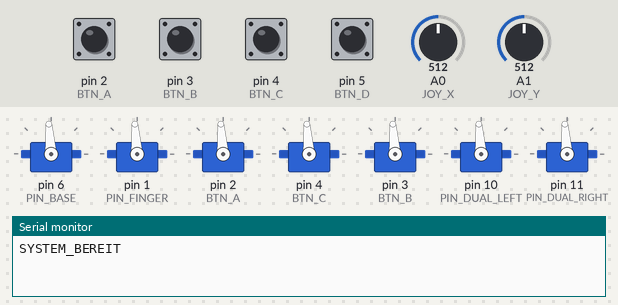
Bench run of a sketch on a simulated Arduino Uno, built with avr-gcc and run on an emulated ATmega328P. On the bench: 7 × servo, the last lines printed to the serial monitor. Wiring (inferred from the names in the program): PCA9685 PWM driver at I2C address 0x40. The test bench sets the inputs (shaded band); at power-on: pin 2 (BTN_A), pin 3 (BTN_B), pin 4 (BTN_C), pin 5 (BTN_D) HIGH, A0 (JOY_X) = 512, A1 (JOY_Y) = 512. Servo pulses on a pin are drawn as a servo (544–2400 µs = 0–180°).

Above: at 1.4 s.
1.5 s: A0 (JOY_X) set to 543
3.0 s: A0 (JOY_X) set to 564
At 3.4 s:
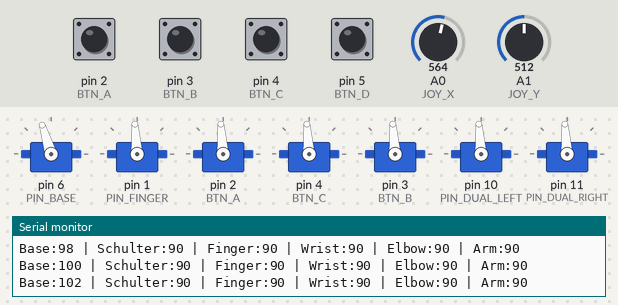
6.0 s: pin 2 (BTN_A) pulled LOW for 1 s
At 7.8 s:
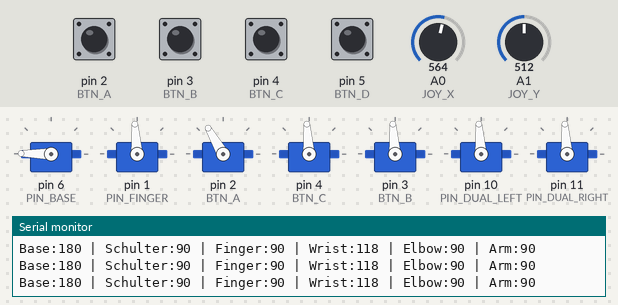
9.0 s: A1 (JOY_Y) set to 535
12.0 s: A1 (JOY_Y) set to 568
At 12.49 s:
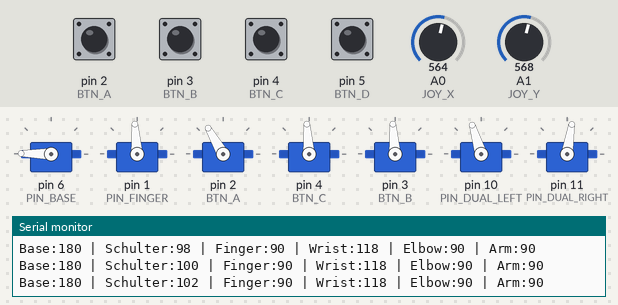
15.0 s: pin 3 (BTN_B) pulled LOW for 1 s
At 16.8 s:
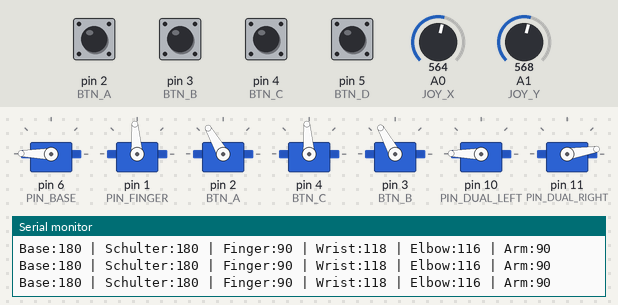
Timing chart, 0 to 18.3 s (numbered marks = the images above; inputs shaded):
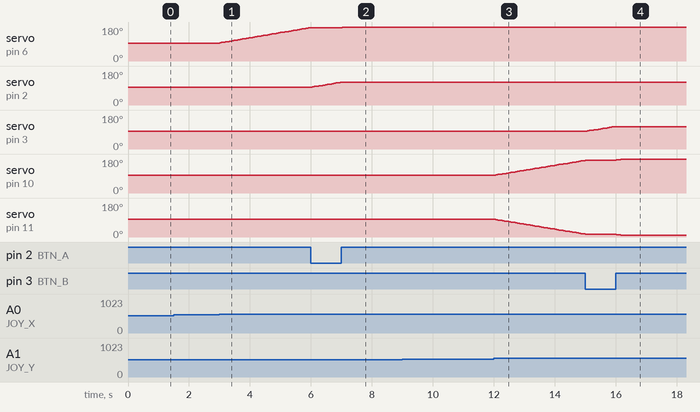

The sketch:

DasteAbas_Joystick.ino
```cpp
#include <Wire.h>


// ---------------------------------------------------------------------------
// 1. HARDWARE CONSTANTS & PCA9685 CHANNELS
// ---------------------------------------------------------------------------
#define PCA9685_ADDRESS 0x40


#define MODE1     0x00
#define PRESCALE  0xFE
#define LED0_ON_L 0x06


// Standard PCA9685 PWM Impulse für 50Hz (ca. 0.5ms bis 2.5ms)
#define PULSE_MIN 130 // 0 Grad
#define PULSE_MAX 490 // 180 Grad


// Servo PCA9685 Channels
#define PIN_BASE       6
#define PIN_FINGER     1
#define PIN_WRIST      2
#define PIN_ELBOW      3
#define PIN_ARM        4
#define PIN_DUAL_LEFT  10
#define PIN_DUAL_RIGHT 11


// Funduino Shield Pins
#define JOY_X   A0
#define JOY_Y   A1
#define BTN_A   2
#define BTN_B   3
#define BTN_C   4
#define BTN_D   5


// ---------------------------------------------------------------------------
// 2. STATE VARIABLES & DEADBAND CONFIGURATION
// ---------------------------------------------------------------------------
int ANGLE_STEP = 2; // Grad pro Update


// Startwinkel
int angleBase   = 90;
int angleFinger = 90;
int angleWrist  = 90;
int angleArm    = 90;
int angleElbow  = 90;
int angleDual   = 90;


// Variablen für automatische Kalibrierung der Joystick-Mitte
int joyXCenter = 512;
int joyYCenter = 512;
const int DEADZONE = 40; // Empfindlicher Bereich um die Mitte


// ---------------------------------------------------------------------------
// 3. LOW-LEVEL PCA9685 DRIVER FUNCTIONS
// ---------------------------------------------------------------------------
void writeRegister(byte reg, byte value) {
  Wire.beginTransmission(PCA9685_ADDRESS);
  Wire.write(reg);
  Wire.write(value);
  Wire.endTransmission();
}


void setServo(byte channel, int pulse) {
  byte reg = LED0_ON_L + 4 * channel;


  Wire.beginTransmission(PCA9685_ADDRESS);
  Wire.write(reg);
  Wire.write(0);
  Wire.write(0);
  Wire.write(pulse & 0xFF);
  Wire.write(pulse >> 8);
  Wire.endTransmission();
}


void setServoAngle(byte channel, int angle) {
  angle = constrain(angle, 0, 180);
  int pulse = map(angle, 0, 180, PULSE_MIN, PULSE_MAX);
  setServo(channel, pulse);
}


void setDualOpposingServos(int leftAngle) {
  leftAngle = constrain(leftAngle, 0, 180);
  int rightAngle = 180 - leftAngle; // Spiegelung für Schulter

  setServoAngle(PIN_DUAL_LEFT, leftAngle);
  setServoAngle(PIN_DUAL_RIGHT, rightAngle);
}


void updateServos() {
  setServoAngle(PIN_BASE, angleBase);
  setServoAngle(PIN_FINGER, angleFinger);
  setServoAngle(PIN_WRIST, angleWrist);
  setServoAngle(PIN_ARM, angleArm);
  setServoAngle(PIN_ELBOW, angleElbow);
  setDualOpposingServos(angleDual);
}


// ---------------------------------------------------------------------------
// 4. SETUP & MAIN LOOP
// ---------------------------------------------------------------------------
void setup() {
  Serial.begin(9600);
  Wire.begin();


  pinMode(BTN_A, INPUT_PULLUP);
  pinMode(BTN_B, INPUT_PULLUP);
  pinMode(BTN_C, INPUT_PULLUP);
  pinMode(BTN_D, INPUT_PULLUP);


  // PCA9685 Reset & Setup für 50Hz Servos
  writeRegister(MODE1, 0x00);
  delay(10);
  writeRegister(MODE1, 0x10); // Sleep Modus aktivieren
  writeRegister(PRESCALE, 121); // 50 Hz Frequenz
  writeRegister(MODE1, 0x00); // Sleep Modus beenden
  delay(10);
  writeRegister(MODE1, 0xA1); // Auto-Increment aktivieren


  // Joystick-Mitte beim Einschalten messen
  long sumX = 0, sumY = 0;
  for (int i = 0; i < 20; i++) {
    sumX += analogRead(JOY_X);
    sumY += analogRead(JOY_Y);
    delay(10);
  }
  joyXCenter = sumX / 20;
  joyYCenter = sumY / 20;


  updateServos();
  Serial.println("SYSTEM_BEREIT");
}


void loop() {
  int xVal = analogRead(JOY_X);
  int yVal = analogRead(JOY_Y);


  bool btnA = (digitalRead(BTN_A) == LOW);
  bool btnB = (digitalRead(BTN_B) == LOW);
  bool btnC = (digitalRead(BTN_C) == LOW);
  bool btnD = (digitalRead(BTN_D) == LOW);


  bool moved = false;


  // -------------------------------------------------------------------------
  // BUTTON A: Wrist / Handgelenk (Joystick X)
  // -------------------------------------------------------------------------
  if (btnA) {
    if (xVal < (joyXCenter - DEADZONE)) { angleWrist = constrain(angleWrist - ANGLE_STEP, 0, 180); moved = true; }
    if (xVal > (joyXCenter + DEADZONE)) { angleWrist = constrain(angleWrist + ANGLE_STEP, 0, 180); moved = true; }
  }
  // -------------------------------------------------------------------------
  // BUTTON B: Elbow / Ellbogen (Joystick Y)
  // -------------------------------------------------------------------------
  else if (btnB) {
    if (yVal < (joyYCenter - DEADZONE)) { angleElbow = constrain(angleElbow - ANGLE_STEP, 0, 180); moved = true; }
    if (yVal > (joyYCenter + DEADZONE)) { angleElbow = constrain(angleElbow + ANGLE_STEP, 0, 180); moved = true; }
  }
  // -------------------------------------------------------------------------
  // BUTTON C: Finger / Greifer (Joystick X)
  // -------------------------------------------------------------------------
  else if (btnC) {
    if (xVal < (joyXCenter - DEADZONE)) { angleFinger = constrain(angleFinger - ANGLE_STEP, 0, 180); moved = true; }
    if (xVal > (joyXCenter + DEADZONE)) { angleFinger = constrain(angleFinger + ANGLE_STEP, 0, 180); moved = true; }
  }
  // -------------------------------------------------------------------------
  // BUTTON D: Arm / Oberarm (Joystick Y)
  // -------------------------------------------------------------------------
  else if (btnD) {
    if (yVal < (joyYCenter - DEADZONE)) { angleArm = constrain(angleArm - ANGLE_STEP, 0, 180); moved = true; }
    if (yVal > (joyYCenter + DEADZONE)) { angleArm = constrain(angleArm + ANGLE_STEP, 0, 180); moved = true; }
  }
  // -------------------------------------------------------------------------
  // KEIN KNOPF: Base (Joystick X) & Schulter (Joystick Y)
  // -------------------------------------------------------------------------
  else {
    // Base Drehung
    if (xVal < (joyXCenter - DEADZONE)) { angleBase = constrain(angleBase - ANGLE_STEP, 0, 180); moved = true; }
    if (xVal > (joyXCenter + DEADZONE)) { angleBase = constrain(angleBase + ANGLE_STEP, 0, 180); moved = true; }


    // Schulter Heben / Senken
    if (yVal < (joyYCenter - DEADZONE)) { angleDual = constrain(angleDual - ANGLE_STEP, 0, 180); moved = true; }
    if (yVal > (joyYCenter + DEADZONE)) { angleDual = constrain(angleDual + ANGLE_STEP, 0, 180); moved = true; }
  }


  // Bei Bewegung ausführen und Daten senden
  if (moved) {
    updateServos();


    Serial.print("Base:"); Serial.print(angleBase);
    Serial.print(" | Schulter:"); Serial.print(angleDual);
    Serial.print(" | Finger:"); Serial.print(angleFinger);
    Serial.print(" | Wrist:"); Serial.print(angleWrist);
    Serial.print(" | Elbow:"); Serial.print(angleElbow);
    Serial.print(" | Arm:"); Serial.println(angleArm);
  }


  delay(30);
}
```

CP_Version_IK.cpp
```cpp
#include <Wire.h>

// ---------------------------------------------------------------------------
// 1. HARDWARE CONSTANTS & PCA9685 CHANNELS
// ---------------------------------------------------------------------------
#define PCA9685_ADDRESS 0x40

#define MODE1     0x00
#define PRESCALE  0xFE
#define LED0_ON_L 0x06

// Erweiterter Impulsbereich für volles Schließen (0°) und Öffnen (180°)
#define PULSE_MIN 100 // Erlaubt tiefere Servowinkel für vollen Anschlag
#define PULSE_MAX 520 // Erlaubt maximale Auslenkung

// Servo PCA9685 Channels
#define PIN_BASE       6
#define PIN_FINGER     1
#define PIN_WRIST      2
#define PIN_ELBOW      3
#define PIN_ARM        4
#define PIN_DUAL_LEFT  10
#define PIN_DUAL_RIGHT 11

// Greifer-Kalibrierung (sensorfrei, Breite in cm -> Fingerwinkel)
#define GRIPPER_CLOSE_ANGLE 30      // Winkel bei geschlossenem Greifer (0 cm)
#define GRIPPER_MAX_GAP_CM  6.0f    // Öffnung (cm) bei 180°

// Funduino Shield Pins
#define JOY_X   A0
#define JOY_Y   A1
#define BTN_A   2
#define BTN_B   3
#define BTN_C   4
#define BTN_D   5

// ---------------------------------------------------------------------------
// 2. STATE VARIABLES
// ---------------------------------------------------------------------------
int ANGLE_STEP = 3;

int angleBase   = 90;
int angleFinger = 180; // Greifer startet offen
int angleWrist  = 90;
int angleArm    = 90;
int angleElbow  = 90;
int angleDual   = 90;

int joyXCenter = 512;
int joyYCenter = 512;
const int DEADZONE = 45;

// ---------------------------------------------------------------------------
// 3. LOW-LEVEL PCA9685 DRIVER
// ---------------------------------------------------------------------------
void writeRegister(byte reg, byte value) {
  Wire.beginTransmission(PCA9685_ADDRESS);
  Wire.write(reg);
  Wire.write(value);
  Wire.endTransmission();
}

void setServo(byte channel, int pulse) {
  byte reg = LED0_ON_L + 4 * channel;
  Wire.beginTransmission(PCA9685_ADDRESS);
  Wire.write(reg);
  Wire.write(0);
  Wire.write(0);
  Wire.write(pulse & 0xFF);
  Wire.write(pulse >> 8);
  Wire.endTransmission();
}

void setServoAngle(byte channel, int angle) {
  angle = constrain(angle, 0, 180);
  int pulse = map(angle, 0, 180, PULSE_MIN, PULSE_MAX);
  setServo(channel, pulse);
}

void setDualOpposingServos(int leftAngle) {
  leftAngle = constrain(leftAngle, 0, 180);
  int rightAngle = 180 - leftAngle;
  setServoAngle(PIN_DUAL_LEFT, leftAngle);
  setServoAngle(PIN_DUAL_RIGHT, rightAngle);
}

// Breite (cm) -> Fingerwinkel (0-180), lineares Modell
int widthToFingerAngle(float widthCm) {
  if (widthCm < 0) widthCm = 0;
  if (widthCm > GRIPPER_MAX_GAP_CM) widthCm = GRIPPER_MAX_GAP_CM;
  float ratio = widthCm / GRIPPER_MAX_GAP_CM;
  int angle = (int)(GRIPPER_CLOSE_ANGLE + (180 - GRIPPER_CLOSE_ANGLE) * ratio + 0.5f);
  return constrain(angle, 0, 180);
}

float fingerAngleToWidth(int angleDeg) {
  angleDeg = constrain(angleDeg, 0, 180);
  float ratio = (float)(angleDeg - GRIPPER_CLOSE_ANGLE) / (180 - GRIPPER_CLOSE_ANGLE);
  if (ratio < 0) ratio = 0;
  if (ratio > 1) ratio = 1;
  return ratio * GRIPPER_MAX_GAP_CM;
}

void updateServos() {
  setServoAngle(PIN_BASE, angleBase);
  setServoAngle(PIN_FINGER, angleFinger);
  setServoAngle(PIN_WRIST, angleWrist);
  setServoAngle(PIN_ARM, angleArm);
  setServoAngle(PIN_ELBOW, angleElbow);
  setDualOpposingServos(angleDual);
}

void printStatus() {
  Serial.print("POS:");
  Serial.print(angleBase); Serial.print(",");
  Serial.print(angleFinger); Serial.print(",");
  Serial.print(angleWrist); Serial.print(",");
  Serial.print(angleArm); Serial.print(",");
  Serial.print(angleElbow); Serial.print(",");
  Serial.println(angleDual);
}

void resetServos() {
  angleBase   = 90;
  angleFinger = 180;
  angleWrist  = 90;
  angleArm    = 90;
  angleElbow  = 90;
  angleDual   = 90;
  updateServos();
}

// ---------------------------------------------------------------------------
// 4. SETUP & MAIN LOOP
// ---------------------------------------------------------------------------
void setup() {
  Serial.begin(9600);
  Wire.begin();

  pinMode(BTN_A, INPUT_PULLUP);
  pinMode(BTN_B, INPUT_PULLUP);
  pinMode(BTN_C, INPUT_PULLUP);
  pinMode(BTN_D, INPUT_PULLUP);

  writeRegister(MODE1, 0x00);
  delay(10);
  writeRegister(MODE1, 0x10);
  writeRegister(PRESCALE, 121);
  writeRegister(MODE1, 0x00);
  delay(10);
  writeRegister(MODE1, 0xA1);

  // Kalibrierung Joystick-Mitte
  long sumX = 0, sumY = 0;
  for (int i = 0; i < 20; i++) {
    sumX += analogRead(JOY_X);
    sumY += analogRead(JOY_Y);
    delay(10);
  }
  joyXCenter = sumX / 20;
  joyYCenter = sumY / 20;

  updateServos();
  Serial.println("ARDUINO_BEREIT");
}

void processSerialKey(char key) {
  switch (key) {
    case 'a': case 'A': angleBase   = constrain(angleBase - ANGLE_STEP, 0, 180); break;
    case 'd': case 'D': angleBase   = constrain(angleBase + ANGLE_STEP, 0, 180); break;
    case 'q': case 'Q': angleFinger = constrain(angleFinger - ANGLE_STEP, 0, 180); break;
    case 'e': case 'E': angleFinger = constrain(angleFinger + ANGLE_STEP, 0, 180); break;
    case 'j': case 'J': angleWrist  = constrain(angleWrist + ANGLE_STEP, 0, 180); break;
    case 'k': case 'K': angleWrist  = constrain(angleWrist - ANGLE_STEP, 0, 180); break;
    case 'i': case 'I': angleArm    = constrain(angleArm + ANGLE_STEP, 0, 180); break;
    case 'o': case 'O': angleArm    = constrain(angleArm - ANGLE_STEP, 0, 180); break;
    case 'm': case 'M': angleElbow  = constrain(angleElbow + ANGLE_STEP, 0, 180); break;
    case 'n': case 'N': angleElbow  = constrain(angleElbow - ANGLE_STEP, 0, 180); break;
    case 'w': case 'W': angleDual   = constrain(angleDual + ANGLE_STEP, 0, 180); break;
    case 's': case 'S': angleDual   = constrain(angleDual - ANGLE_STEP, 0, 180); break;
    case 'r': case 'R': resetServos(); break;
  }
}

void parseDirectPosition(String data) {
  // Format: "P:base,finger,wrist,arm,elbow,dual"
  int first = data.indexOf(':');
  if (first == -1) return;

  String coords = data.substring(first + 1);
  int vals[6];
  int idx = 0;

  while (coords.length() > 0 && idx < 6) {
    int comma = coords.indexOf(',');
    if (comma == -1) {
      vals[idx++] = coords.toInt();
      break;
    } else {
      vals[idx++] = coords.substring(0, comma).toInt();
      coords = coords.substring(comma + 1);
    }
  }

  if (idx == 6) {
    angleBase   = constrain(vals[0], 0, 180);
    angleFinger = constrain(vals[1], 0, 180);
    angleWrist  = constrain(vals[2], 0, 180);
    angleArm    = constrain(vals[3], 0, 180);
    angleElbow  = constrain(vals[4], 0, 180);
    angleDual   = constrain(vals[5], 0, 180);
  }
}

void parseGrabWidth(String data) {
  // Format: "G:width,maxgap"  -> setzt angleFinger auf die passende Öffnung (cm)
  int first = data.indexOf(':');
  if (first == -1) return;
  String payload = data.substring(first + 1);
  float widthCm = payload.toFloat();
  angleFinger = widthToFingerAngle(widthCm);
}

void loop() {
  bool moved = false;

  // 1. Befehle von Python GUI
  if (Serial.available() > 0) {
    String input = Serial.readStringUntil('\n');
    input.trim();
    if (input.startsWith("P:")) {
      parseDirectPosition(input);
      moved = true;
    } else if (input.startsWith("G:")) {
      parseGrabWidth(input);
      moved = true;
    } else if (input.length() == 1) {
      processSerialKey(input.charAt(0));
      moved = true;
    }
  }

  // 2. Joystick-Steuerung
  int xVal = analogRead(JOY_X);
  int yVal = analogRead(JOY_Y);

  static int jsTick = 0;
  if (++jsTick >= 10) {
    jsTick = 0;
    Serial.print("JS:");
    Serial.print(xVal); Serial.print(",");
    Serial.println(yVal);
  }

  bool btnA = (digitalRead(BTN_A) == LOW);
  bool btnB = (digitalRead(BTN_B) == LOW);
  bool btnC = (digitalRead(BTN_C) == LOW);
  bool btnD = (digitalRead(BTN_D) == LOW);

  if (btnA) {
    if (xVal < (joyXCenter - DEADZONE)) { angleWrist = constrain(angleWrist - ANGLE_STEP, 0, 180); moved = true; }
    if (xVal > (joyXCenter + DEADZONE)) { angleWrist = constrain(angleWrist + ANGLE_STEP, 0, 180); moved = true; }
  } else if (btnB) {
    if (yVal < (joyYCenter - DEADZONE)) { angleElbow = constrain(angleElbow - ANGLE_STEP, 0, 180); moved = true; }
    if (yVal > (joyYCenter + DEADZONE)) { angleElbow = constrain(angleElbow + ANGLE_STEP, 0, 180); moved = true; }
  } else if (btnC) {
    if (xVal < (joyXCenter - DEADZONE)) { angleFinger = constrain(angleFinger - ANGLE_STEP, 0, 180); moved = true; }
    if (xVal > (joyXCenter + DEADZONE)) { angleFinger = constrain(angleFinger + ANGLE_STEP, 0, 180); moved = true; }
  } else if (btnD) {
    if (yVal < (joyYCenter - DEADZONE)) { angleArm = constrain(angleArm - ANGLE_STEP, 0, 180); moved = true; }
    if (yVal > (joyYCenter + DEADZONE)) { angleArm = constrain(angleArm + ANGLE_STEP, 0, 180); moved = true; }
  } else {
    if (xVal < (joyXCenter - DEADZONE)) { angleBase = constrain(angleBase - ANGLE_STEP, 0, 180); moved = true; }
    if (xVal > (joyXCenter + DEADZONE)) { angleBase = constrain(angleBase + ANGLE_STEP, 0, 180); moved = true; }
    if (yVal < (joyYCenter - DEADZONE)) { angleDual = constrain(angleDual - ANGLE_STEP, 0, 180); moved = true; }
    if (yVal > (joyYCenter + DEADZONE)) { angleDual = constrain(angleDual + ANGLE_STEP, 0, 180); moved = true; }
  }

  if (moved) {
    updateServos();
    printStatus();
  }

  delay(20);
}
```

Source omitted: Control_Panel_EM.cpp (8569 bytes), DasteAbas.cpp (5052 bytes)

Measured:
- the behaviour switches between 552 and 553 on A0 (JOY_X) (found by bisection; images 0 and 1)
- the behaviour switches between 552 and 553 on A1 (JOY_Y) (found by bisection; images 2 and 3)
- after the input at 1.5 s, every drawn part: stays the same
- after the input at 3.0 s, servo on pin 6 (PIN_BASE): moves from 94° to 177° over 3.0 s, starting at once
- after the input at 6.0 s, servo on pin 6 (PIN_BASE): 177° → 179° after 1.0 s instead of 0.04 s; servo on pin 2 (BTN_A): moves from 94° to 120° over 0.92 s, starting after 0.05 s
- after the input at 12.0 s, servo on pin 10 (PIN_DUAL_LEFT): moves from 94° to 173° over 2.9 s, starting after 0.05 s; servo on pin 11 (PIN_DUAL_RIGHT): moves from 94° to 14° over 2.9 s, starting after 0.06 s
- after the input at 15.0 s, servo on pin 3 (BTN_B): moves from 94° to 119° over 0.87 s, starting after 0.06 s
